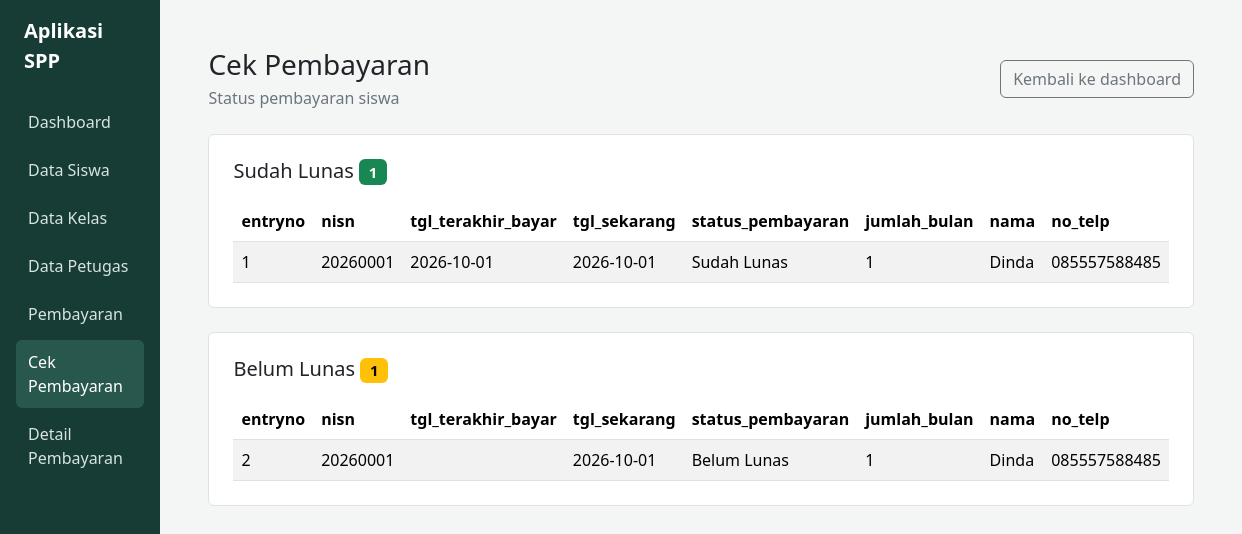
The app's page /cekpembayaran.php with its own data.
### tables this page shows
CREATE TABLE `cek_pembayaran` (
  `entryno` int(11) NOT NULL,
  `nisn` varchar(10) NOT NULL,
  `tgl_terakhir_bayar` date NOT NULL,
  `tgl_sekarang` date NOT NULL,
  `status_pembayaran` enum('Belum Lunas','Sudah Lunas') NOT NULL,
  `jumlah_bulan` varchar(10) NOT NULL,
  `nama` varchar(50) NOT NULL,
  `no_telp` varchar(13) NOT NULL
);

### cekpembayaran.php (the view, shortened to what this page needs)
<?php
require_once 'koneksi.php';
$result = mysqli_query($conn, 'SELECT * FROM cek_pembayaran');
$queryError = $result === false;
$columns = $queryError ? [] : mysqli_fetch_fields($result);
$statusColumn = null;
$paidRows = [];
$unpaidRows = [];
$unknownRows = [];
if (!$queryError) {
	$statusColumnNames = ['status', 'status_pembayaran', 'status_bayar', 'payment_status', 'keterangan', 'lunas'];
	foreach ($columns as $column) {
		if (in_array(strtolower($column->name), $statusColumnNames, true)) {
			$statusColumn = $column->name;
			break;
		}
	}
	while ($row = mysqli_fetch_assoc($result)) {
		$status = strtolower(trim((string) ($row[$statusColumn] ?? '')));
		if (in_array($status, ['Belum Lunas', 'belum lunas'], true)) {
			$unpaidRows[] = $row;
		} elseif (in_array($status, ['Sudah Lunas', 'sudah lunas'], true)) {
			$paidRows[] = $row;
		} else {
			$unknownRows[] = $row;
		}
	}
}
function renderPaymentTable(array $rows, array $columns): void
{
	?>
	<div class="table-responsive">
		<table class="table table-striped table-hover align-middle mb-0">
			<thead>
				<tr>
					<?php foreach ($columns as $column): ?>
						<th scope="col"><?= htmlspecialchars($column->name, ENT_QUOTES, 'UTF-8') ?></th>
					<?php endforeach; ?>
				</tr>
			</thead>
			<tbody>
				<?php foreach ($rows as $row): ?>
					<tr>
						<?php foreach ($columns as $column): ?>
							<?php
							$value = (string) ($row[$column->name] ?? '');
							if (strtolower($column->name) === 'tgl_terakhir_bayar' && $value === '0000-00-00') {
								$value = '';
							}
							?>
							<td><?= htmlspecialchars($value, ENT_QUOTES, 'UTF-8') ?></td>
						<?php endforeach; ?>
					</tr>
				<?php endforeach; ?>
			</tbody>
		</table>
	</div>
	<?php
}
?>
<!DOCTYPE html>
<html lang="id">
<head>
	<link rel="stylesheet" href="bootstrap/css/bootstrap.min.css">
</head>
<body>
	<div class="d-md-flex min-vh-100">
		<aside class="sidebar p-3">
			<a href="dashboard_admin.php" class="d-block text-white text-decoration-none fs-5 fw-semibold mb-4 px-2">
				Aplikasi SPP
			</a>
			<nav aria-label="Navigasi utama">
				<ul class="nav nav-pills flex-column gap-1">
					<li class="nav-item"><a class="nav-link" href="dashboard_admin.php">Dashboard</a></li>
					<li class="nav-item"><a class="nav-link" href="datasiswa.php">Data Siswa</a></li>
					<li class="nav-item"><a class="nav-link" href="datakelas.php">Data Kelas</a></li>
					<li class="nav-item"><a class="nav-link" href="datapetugas.php">Data Petugas</a></li>
					<li class="nav-item"><a class="nav-link" href="datapembayaran.php">Pembayaran</a></li>
					<li class="nav-item"><a class="nav-link active" href="cekpembayaran.php" aria-current="page">Cek Pembayaran</a></li>
					<li class="nav-item"><a class="nav-link" href="detaildatapembayaran.php">Detail Pembayaran</a></li>
				</ul>
			</nav>
		</aside>
		<main class="flex-grow-1 p-4 p-lg-5">
			<header class="d-flex flex-wrap justify-content-between align-items-center gap-3 mb-4">
				<div>
					<h1 class="h3 mb-1">Cek Pembayaran</h1>
					<p class="text-secondary mb-0">Status pembayaran siswa</p>
				</div>
				<a href="dashboard_admin.php" class="btn btn-outline-secondary">Kembali ke dashboard</a>
			</header>
			<?php if ($queryError): ?>
				<div class="alert alert-warning" role="alert">
					Data tidak dapat ditampilkan. Pastikan tabel <code>cek_pembayaran</code> tersedia di database.
				</div>
			<?php elseif ($statusColumn === null): ?>
				<div class="alert alert-warning" role="alert">
					Tidak ditemukan kolom status. Gunakan kolom <code>status</code>, <code>status_pembayaran</code>, atau <code>status_bayar</code> untuk memisahkan pembayaran.
				</div>
			<?php else: ?>
				<section class="bg-white border rounded-2 p-3 p-lg-4 mb-4" aria-labelledby="paid-title">
					<h2 id="paid-title" class="h5 mb-3">Sudah Lunas <span class="badge text-bg-success"><?= count($paidRows) ?></span></h2>
					<?php renderPaymentTable($paidRows, $columns); ?>
				</section>
				<section class="bg-white border rounded-2 p-3 p-lg-4" aria-labelledby="unpaid-title">
					<h2 id="unpaid-title" class="h5 mb-3">Belum Lunas <span class="badge text-bg-warning"><?= count($unpaidRows) ?></span></h2>
				</section>
			<?php endif; ?>
		</main>
	</div>
</body>
</html>

### cekpembayaran.php (style rules this page uses)
body { min-height: 100vh; background: #f4f6f5; }
.sidebar { width: 250px; min-height: 100vh; background: #173b35; }
.sidebar .nav-link { color: #d7e4df; border-radius: 6px; padding: 10px 12px; }
.sidebar .nav-link:hover, .sidebar .nav-link.active { color: #fff; background: #28574e; }

### records on screen
cek_pembayaran: entryno "1", nisn "20260001", tgl_terakhir_bayar "2026-10-01", tgl_sekarang "2026-10-01", status_pembayaran "Sudah Lunas", jumlah_bulan "1", nama "Dinda", no_telp "085557588485"
cek_pembayaran: entryno "2", nisn "20260001", tgl_sekarang "2026-10-01", status_pembayaran "Belum Lunas", jumlah_bulan "1", nama "Dinda", no_telp "085557588485"

### other values on screen
count($paidRows) "1"
$column->name "entryno"
$column->name "nisn"
$column->name "tgl_terakhir_bayar"
$column->name "tgl_sekarang"
$column->name "status_pembayaran"
$column->name "jumlah_bulan"
$column->name "nama"
$column->name "no_telp"
count($unpaidRows) "1"
